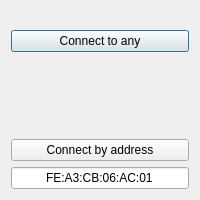
<?xml version="1.0" encoding="UTF-8"?>
<ui version="4.0">
 <class>ConnectingDialog</class>
 <widget class="QDialog" name="ConnectingDialog">
  <property name="geometry">
   <rect>
    <x>0</x>
    <y>0</y>
    <width>200</width>
    <height>200</height>
   </rect>
  </property>
  <property name="windowTitle">
   <string>Dialog</string>
  </property>
  <layout class="QVBoxLayout" name="verticalLayout">
   <property name="topMargin">
    <number>30</number>
   </property>
   <item>
    <widget class="QPushButton" name="connectAnyButton">
     <property name="text">
      <string>Connect to any</string>
     </property>
    </widget>
   </item>
   <item>
    <spacer name="verticalSpacer">
     <property name="orientation">
      <enum>Qt::Vertical</enum>
     </property>
     <property name="sizeHint" stdset="0">
      <size>
       <width>20</width>
       <height>40</height>
      </size>
     </property>
    </spacer>
   </item>
   <item>
    <layout class="QVBoxLayout" name="verticalLayout_2">
     <item>
      <widget class="QPushButton" name="connectAddressButton">
       <property name="text">
        <string>Connect by address</string>
       </property>
      </widget>
     </item>
     <item>
      <widget class="QLineEdit" name="addressEdit">
       <property name="text">
        <string>FE:A3:CB:06:AC:01</string>
       </property>
       <property name="alignment">
        <set>Qt::AlignCenter</set>
       </property>
      </widget>
     </item>
    </layout>
   </item>
  </layout>
 </widget>
 <resources/>
 <connections/>
</ui>
